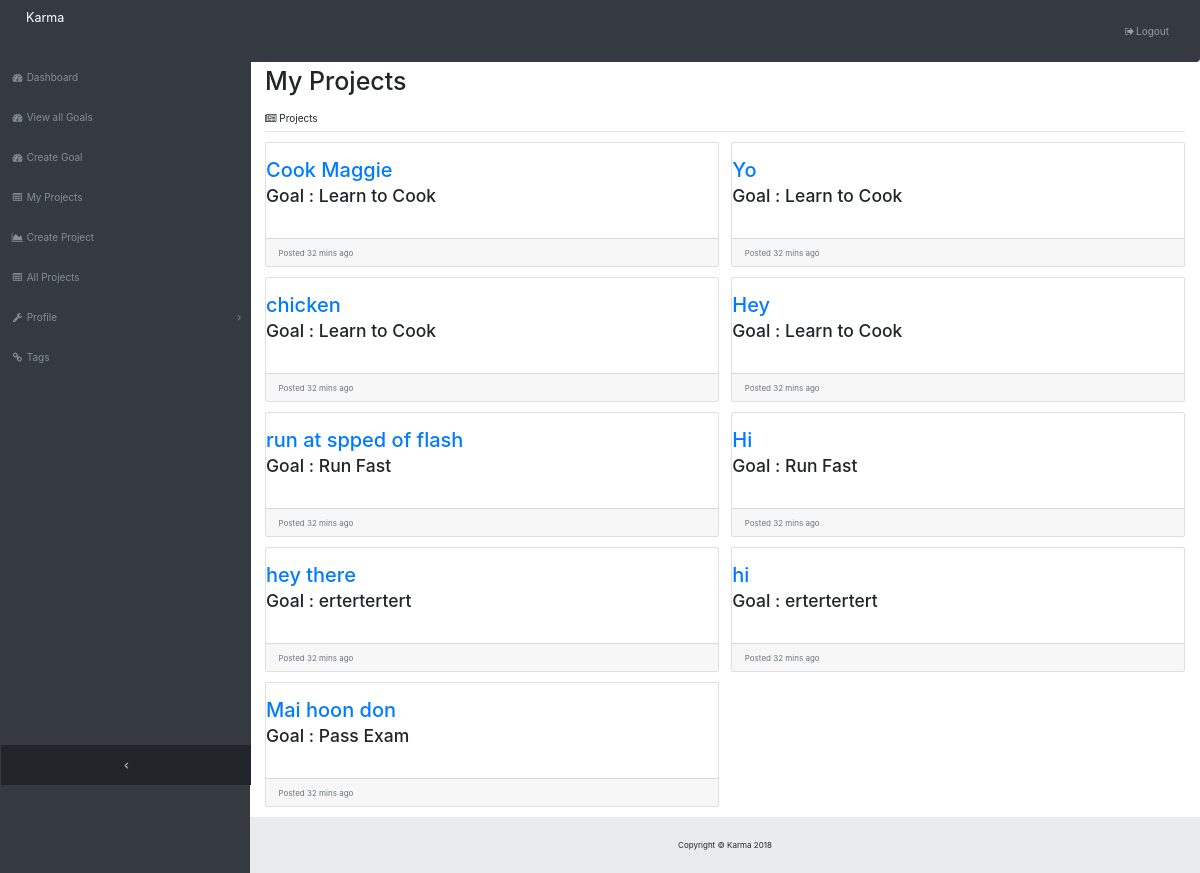
The app's page /karma/myprojects/ (signed in) with its own data.
### karma/models.py (models this page shows, shortened)
class Project(models.Model):
	goal = models.ForeignKey('Goal', on_delete=models.PROTECT)
	user = models.ForeignKey('User', on_delete=models.CASCADE)
	project_title = models.CharField(max_length=200)
	project_description = models.CharField(max_length=500)
	cover_pic_url = models.CharField(max_length=250, default='')
	isPublic = models.BooleanField(default=False)
	created_at = models.DateTimeField(default=datetime.now())

class Goal(models.Model):
	goal_title = models.CharField(max_length=200)
	goal_description = models.CharField(max_length=500)
	created_at = models.DateTimeField(default=datetime.now()) #give default value??
	def __str__(self):
		return self.goal_title

### karma/views.py (the view)
# urls.py: url('myprojects/', views.myprojects, name='myprojects'),
@login_required(login_url='/karma/login/')
def myprojects(request):
	return render(request, 'myprojects.html', {'projects': request.user.projects(), 'is_authenticated': request.user.is_authenticated})

### karma/models.py (called while the page is built)
	@property
	def is_active(self):
		return self.active

	def projects(self):
		return Project.objects.all().filter(user=self)

### templates/myprojects.html (shortened to what this page needs)
{% extends 'blank.html' %}
{% block content %}
<h1>My Projects</h1>
<div class="mb-0 mt-4">
            <i class="fa fa-newspaper-o"></i> Projects</div>
          <hr class="mt-2">
          <div class="card-columns">
			{% for p in projects %}
            <div class="card mb-3">
              <div>
                <br>
                <h2 class="card-title mb-1"><a href="{% url 'project_detail' p.id %}">{{p.project_title}}</a></h2>
                <h3 class="card-title mb-1">Goal : {{p.goal}}</h3>
                <br>
              </div>
              <div class="card-footer small text-muted">Posted 32 mins ago</div>
            </div>
 			{% endfor %}
          </div>
{% endblock %}

### static/css/sb-admin.css (style rules this page uses)
html { position: relative; min-height: 100%; }
body { overflow-x: hidden; }
body.sticky-footer { margin-bottom: 56px; }
body.fixed-nav { padding-top: 56px; }
@media (min-width: 576px) { .card-columns { column-count: 1; } }
@media (min-width: 768px) { .card-columns { column-count: 2; } }
@media (min-width: 1200px) { .card-columns { column-count: 2; } }

### records on screen
Project: project_title "Cook Maggie", goal "Learn to Cook"
Project: project_title "chicken", goal "Learn to Cook"
Project: project_title "run at spped of flash", goal "Run Fast"
Project: project_title "hey there", goal "ertertertert"
Project: project_title "Mai hoon don", goal "Pass Exam"
Project: project_title "Yo", goal "Learn to Cook"
Project: project_title "Hey", goal "Learn to Cook"
Project: project_title "Hi", goal "Run Fast"
Project: project_title "hi", goal "ertertertert"
